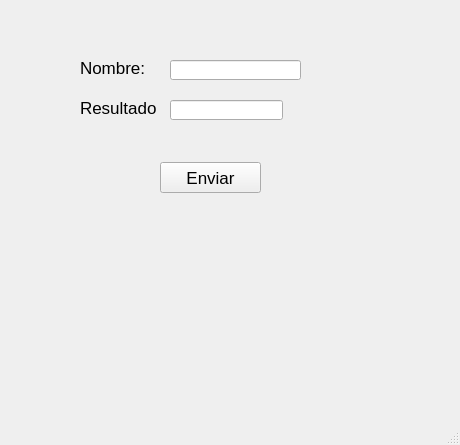
<?xml version="1.0" encoding="UTF-8"?>
<ui version="4.0">
 <class>MainWindow</class>
 <widget class="QMainWindow" name="MainWindow">
  <property name="geometry">
   <rect>
    <x>0</x>
    <y>0</y>
    <width>460</width>
    <height>445</height>
   </rect>
  </property>
  <property name="font">
   <font>
    <pointsize>13</pointsize>
   </font>
  </property>
  <property name="windowTitle">
   <string>tag</string>
  </property>
  <widget class="QWidget" name="centralwidget">
   <widget class="QLabel" name="name_title">
    <property name="geometry">
     <rect>
      <x>80</x>
      <y>60</y>
      <width>71</width>
      <height>16</height>
     </rect>
    </property>
    <property name="text">
     <string>Nombre:</string>
    </property>
   </widget>
   <widget class="QLineEdit" name="name_input">
    <property name="geometry">
     <rect>
      <x>170</x>
      <y>60</y>
      <width>131</width>
      <height>20</height>
     </rect>
    </property>
   </widget>
   <widget class="QLabel" name="name_output">
    <property name="geometry">
     <rect>
      <x>80</x>
      <y>100</y>
      <width>81</width>
      <height>16</height>
     </rect>
    </property>
    <property name="text">
     <string>Resultado</string>
    </property>
   </widget>
   <widget class="QLineEdit" name="lineEdit">
    <property name="geometry">
     <rect>
      <x>170</x>
      <y>100</y>
      <width>113</width>
      <height>20</height>
     </rect>
    </property>
   </widget>
   <widget class="QPushButton" name="btn_enviar">
    <property name="geometry">
     <rect>
      <x>160</x>
      <y>162</y>
      <width>101</width>
      <height>31</height>
     </rect>
    </property>
    <property name="text">
     <string>Enviar</string>
    </property>
   </widget>
  </widget>
  <widget class="QMenuBar" name="menubar">
   <property name="geometry">
    <rect>
     <x>0</x>
     <y>0</y>
     <width>460</width>
     <height>29</height>
    </rect>
   </property>
  </widget>
  <widget class="QStatusBar" name="statusbar"/>
 </widget>
 <resources/>
 <connections/>
</ui>
